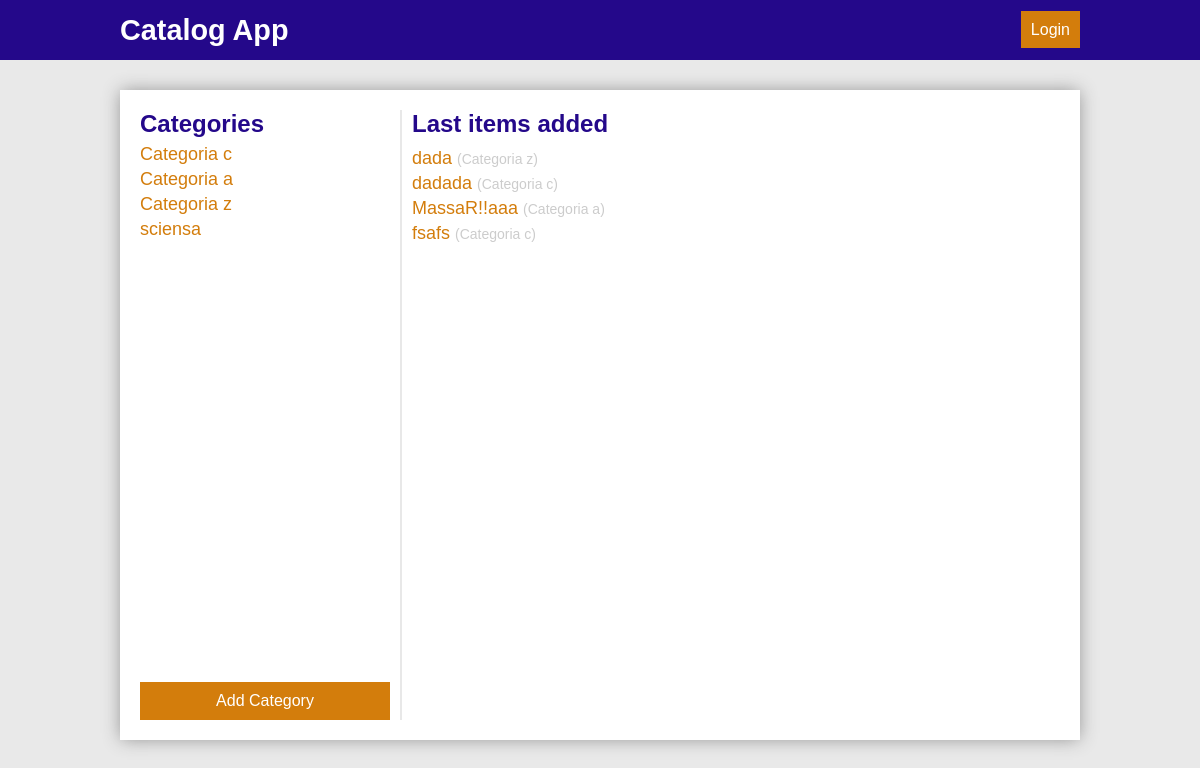
Before: / with the older database file.
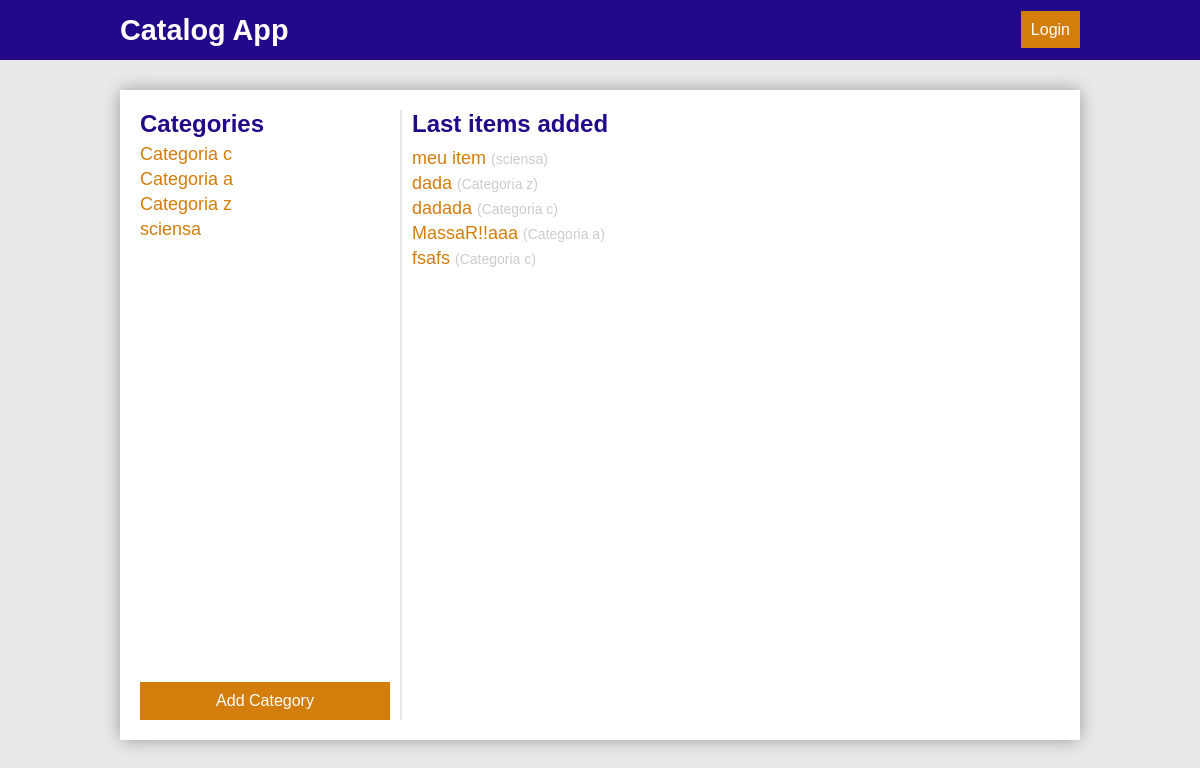
After: the same page with the newer database file.
### models.py (models this page shows, shortened)
class Category(Base):
    __tablename__ = 'category'
    id = Column(Integer, primary_key=True)
    title = Column(String(120), nullable=False)
    user_id = Column(Integer, ForeignKey('user.id'))
    user = relationship(User)
    created_at = Column(TIMESTAMP, default=datetime.utcnow, nullable=False)
    updated_at = Column(TIMESTAMP, default=datetime.utcnow,
                        onupdate=datetime.utcnow, nullable=False)

class Item(Base):
    __tablename__ = 'item'
    id = Column(Integer, primary_key=True)
    title = Column(String(120), nullable=False)
    description = Column(String(400), nullable=False)
    user_id = Column(Integer, ForeignKey('user.id'))
    user = relationship(User)
    created_at = Column(TIMESTAMP, default=datetime.utcnow, nullable=False)
    updated_at = Column(TIMESTAMP, default=datetime.utcnow,
                        onupdate=datetime.utcnow, nullable=False)
    categoryId = Column(Integer, ForeignKey('category.id'))
    category = relationship(Category)

### main.py (the view)
@app.route("/")
def showHome():
    categories = crud.getAllCategories()
    items = crud.getItemsbyQty(10)
    return render_template('home.html', categories=categories, items=items)

### crud.py (called while the page is built)
def getAllCategories():
    return session.query(Category).all()

def getItemsbyQty(qty):
    return session.query(Item).order_by(
        desc(Item.updated_at)).limit(qty).all()

### main.py (called while the page is built)
@app.before_request
def getCurrentUser():
    if 'email' in login_session:
        user = crud.getUserByEmail(login_session['email'])
        if user is not None:
            g.user = user
            g.userId = user.id
            g.userName = user.name
            g.userPicture = user.picture
            g.userEmail = user.email
    else:
        g.user = None

### templates/home.html (shortened to what this page needs)
{% extends "layout.html" %} {% block title %}Index{% endblock %} {% block head %} {{ super() }} {% endblock %}{%block navbar%}{{
super() }}{%endblock%}{% block content %}
<aside id="side">
    <div>
        <h3>Categories </h3>
        <ul>
            {% for c in categories %}
            <li>
                <a href="{{url_for('showCatalogItems', categoryId = c.id)}}" class="list-item">{{c.title}}</a>
            </li>
            {% endfor %}
        </ul>
    </div>
    <a href="{{url_for('newCategory')}}" class="btn btn-primary">Add Category</a>
</aside>
<div id="line"></div>
<article id="article" class="main">
    <div>
        <h2>Last items added</h2>
        <ul>
            {% for i in items %}
            <li>
                <a href="{{url_for('showItem', catalogItemId = i.category.id, itemId = i.id)}}" class="list">{{i.title}}
                    <span>({{i.category.title}})</a>
            </li>
            {% endfor %}
        </ul>
    </div>
</article>
{% endblock %}

### templates/layout.html (shortened to what this page needs)
<!doctype html>
<html>
<head>
    {% block head %}
    <link rel="stylesheet" href="{{ url_for('static', filename='style.css') }}">
    {% endblock %}
</head>
<body>
    <nav id="navbar">{%block navbar%}
        <a href="{{url_for('showHome')}}">
            <h1>Catalog App</h1>
        </a>
        <div>
            {% if g.user != None %}
            <span>{{g.userName}} | </span>
            <a href="{{url_for('logout')}}" class="">Logout</a>
            {% else %}
            <a href="{{url_for('showLogin')}}" class="btn btn-primary">Login</a>
            {%endif%}
        </div>
        {%endblock%}
    </nav>
    <div id="container">{% block content %}{% endblock %}</div>
</body>
</html>

### static/style.css (style rules this page uses)
* { box-sizing: border-box; margin: 0; font-family: Verdana, Geneva, Tahoma, sans-serif; }
body { background-color: #e9e9e9; }
ul { padding: 0; list-style-type: none; }
li a { font-size: 18px; text-decoration: none; display: block; color: #d37d0c; margin-bottom: 4px; }
li span { font-size: 16px; }
.btn { border: 0em; color: #ffffff; padding: 10px 10px; font-size: 16px; text-decoration: none; color: #ffffff; text-align: center; }
.btn-primary { background-color: #d37d0c; }
#navbar { padding: 20px 10%; background-color: #24088a; display: flex; height: 60px; align-items: center; color: #ffffff; justify-content: space-between; }
#navbar h1 { font-size: 1.8em; }
#navbar a { text-decoration: none; color: #ffffff; }
#container { background-color: #ffffff; margin: 30px 10%; padding: 20px; -webkit-box-shadow: 0px 0px 17px -1px rgba(145, 145, 145, 1); -moz-box-shadow: 0px 0px 17px -1px rgba(145, 145, 145, 1); box-shadow: 0px 0px 17px -1px rgba(145, 145, 145, 1); display: flex; flex-direction: row; }
.main { min-height: 75vh; }
.main h2 { font-size: 24px; color: #24088a; margin-bottom: 10px; }
.main { font-size: 14px; color: #383838; margin-bottom: 10px; }
#side { display: flex; justify-content: space-between; flex-direction: column; width: 250px; }
#side h3 { font-size: 24px; color: #24088a; margin-bottom: 6px; }
#side li { display: flex; align-items: center; }
#side .list-item { flex-grow: 1; }
#line { width: 2px; background-color: #cccccc73; margin: 0 10px; }
#article { flex-grow: 1; display: flex; justify-content: space-between; flex-direction: column; }
#article span { color: #cccccc; font-size: 14px; }

Changed rows visible on the page:
added Item: title "meu item", category "sciensa"
